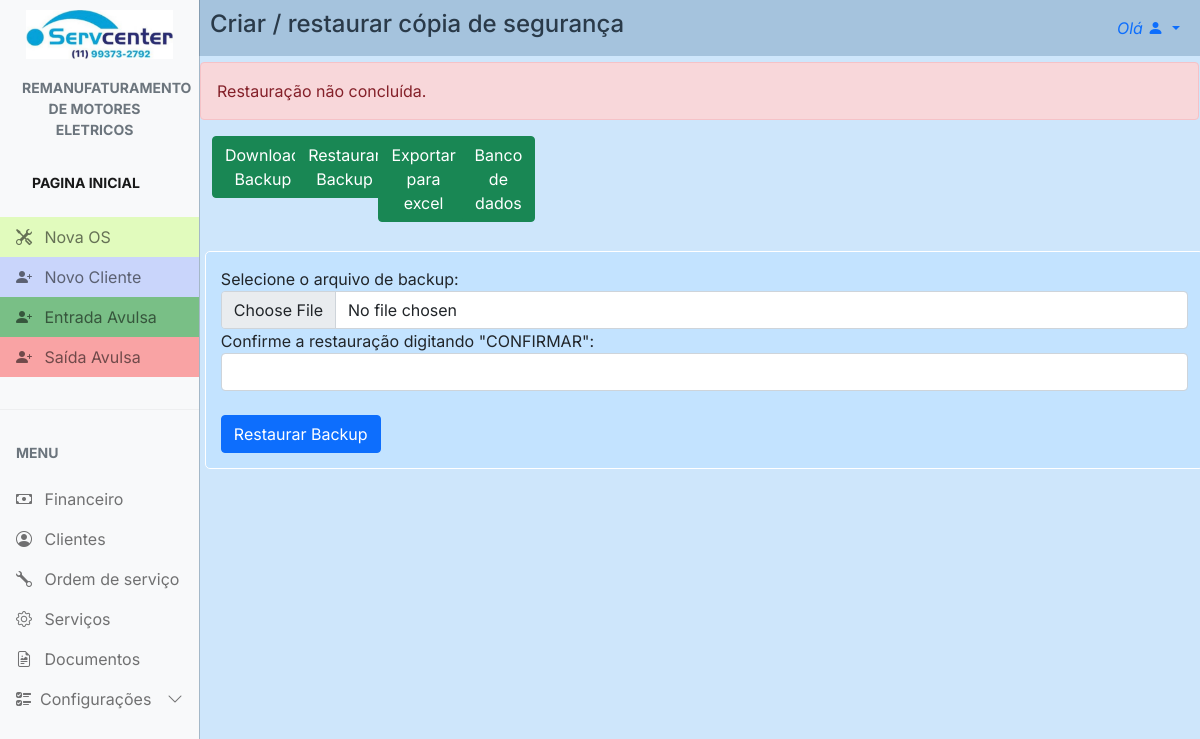
/backup/restore_backup/ (signed in), run on the app's committed database.
### config/models.py (models this page shows, shortened)
class Config(models.Model):
    nome_empresa = models.CharField(max_length=100, blank=True, null=True)
    nome_fantasia = models.CharField(max_length=100, blank=True, null=True)
    responsavel = models.CharField(max_length=100, blank=True, null=True)
    atividade = models.CharField(max_length=100, blank=True, null=True)
    cnpj = models.CharField(max_length=20, blank=True, null=True)
    endereco = models.CharField(max_length=100, blank=True, null=True)
    numero = models.CharField(max_length=10, blank=True, null=True)
    bairro = models.CharField(max_length=50, blank=True, null=True)
    cidade = models.CharField(max_length=50, blank=True, null=True)
    estado = models.CharField(max_length=2, blank=True, null=True)
    cep = models.CharField(max_length=10, blank=True, null=True)
    logo1 = models.ImageField(upload_to='logos', blank=True, null=True)
    logo2 = models.ImageField(upload_to='logos', blank=True, null=True)
    obs = models.TextField(blank=True, null=True)
    data = models.DateField(blank=True, null=True)
    telefone = models.CharField(max_length=20, blank=True, null=True)
    whatsapp = models.CharField(max_length=20, blank=True, null=True)

### backup/views.py (the view)
# urls.py: path('restore_backup/', views.restore_backup, name='restore_backup'),
@user_passes_test(lambda u: u.is_superuser)
def restore_backup(request):
    if request.method == 'POST':
        if 'backup' not in request.FILES:
            return HttpResponse('Arquivo de backup não enviado. Por favor, tente novamente.')
        backup_file: InMemoryUploadedFile = request.FILES['backup']
        backup_file: InMemoryUploadedFile = request.FILES['backup']
        temp_extract_path = os.path.join(settings.MEDIA_ROOT, 'temp_extract')
        os.makedirs(temp_extract_path, exist_ok=True)
        with zipfile.ZipFile(backup_file, 'r') as backup_zip:
            backup_zip.extractall(temp_extract_path)
        db_backup_path = os.path.join(temp_extract_path, 'backup.dump')
        call_command('dbrestore', input_path=db_backup_path)
        media_root_len = len(settings.MEDIA_ROOT)
        for root, dirs, files in os.walk(temp_extract_path):
            for file in files:
                if file != 'backup.dump':
                    file_path = os.path.join(root, file)
                    destination_path = os.path.join(settings.MEDIA_ROOT, file_path[media_root_len:])
                    default_storage.save(destination_path, default_storage.open(file_path))
        shutil.rmtree(temp_extract_path)
        messages.add_message(request, constants.SUCCESS,
                                 'Restauração de backup realizado com sucesso!')
        return HttpResponse('Restauração concluída com sucesso.')
    else:
        messages.add_message(request, constants.ERROR,
                                 'Restauração não concluída.')
        return render(request, 'backup.html')  # Renderize a página de upload do arquivo ZIP

### config/context_processors.py (called while the page is built)
def conf(request):
    logo = Config.objects.all().first
    return {'logo': logo}

### servcenter/context_processors.py (called while the page is built)
def project_settings(request):
    config = Config.objects.first()
    return {
        'config': config,
    }

### backup/templates/backup.html (shortened to what this page needs)
{% extends "main.html" %}
{% load static %}
{% block 'head' %}
<link rel="stylesheet" href="{% static 'css/main.css' %}" />
<link rel="stylesheet" href="{% static 'clients/css/clients.css' %}" />
{% endblock %}
{% block 'main' %}
<div class="row">
  <div id="cad_cli_tit">
    <a>Criar / restaurar cópia de segurança</a>
  </div>
  {% if messages %}
  <br />
  {% for message in messages %}
  <div class="alert {{message.tags}}">{{message}}</div>
  {% endfor %} {% endif %}
  <div class="col-sm-1">
    <form method="post" action="{% url 'backup_download' %}">
      <a href="{% url 'backup_download' %}" class="btn btn-success">Download Backup</a>
    </form>
    <br/>
  </div>
  <div class="col-sm-1">
    <form method="post" action="{% url 'restore_backup' %}">
      <a href="{% url 'restore_backup' %}" class="btn btn-success">Restaurar Backup</a>
    </form>
    <br/>
  </div>
  <div class="col-sm-1">
    <form method="post" action="{% url 'backup_download' %}">
      <a href="{% url 'export_to_excel' %}" class="btn btn-success">Exportar para excel</a>
    </form>
    <br/>
  </div>
  <div class="col-sm-1">
    <form method="post" action="{% url 'backup_sqlite' %}">
      <a href="{% url 'backup_sqlite' %}" class="btn btn-success">Banco de dados</a>
    </form>
    <br/>
  </div>
  <div class="col-sm-12 bk_border">
    <form method="post" enctype="multipart/form-data" action="{% url 'restore' %}">
      <div class="form-group">
        <label for="backup_file">Selecione o arquivo de backup:</label>
        <input type="file" class="form-control" id="backup_file" name="backup_file" required>
      </div>
      <div class="form-group">
        <label for="confirm_restore">Confirme a restauração digitando "CONFIRMAR":</label>
        <input type="text" class="form-control" id="confirm_restore" name="confirm_restore" required>
      </div>
      <br/>
      <button type="submit" class="btn btn-primary">Restaurar Backup</button>
    </form>
  </div>
</div>
{% endblock%}

### templates/main.html (shortened to what this page needs)
{% load static %}
<!DOCTYPE html>
<html lang="en">
  <head>
    <link rel="stylesheet" href="{% static 'css/bootstrap.min.css'%}" />
    <link
      rel="stylesheet"
      href="https://cdn.jsdelivr.net/npm/bootstrap-icons@1.4.1/font/bootstrap-icons.css"
    />
    <link rel="stylesheet" href="{% static 'css/dataTables.bootstrap5.min.css' %}" />
    <link rel="stylesheet" href="{% static 'css/main.css' %}" />
    {% block 'head' %}{% endblock %}
  </head>
  <body>
    <div
      class="offcanvas offcanvas-start sidebar-nav bg-light"
      tabindex="-1"
      id="sidebar"
    >
      <div class="offcanvas-body p-0">
        <nav class="navbar-light">
          <ul class="navbar-nav">
            <li>
              <div class="text-muted small fw-bold text-uppercase px-3">
                <a href="{% url 'dashboard' %}">
                  {% if config.logo1 %}
                    <img id="logo" src="{{ config.logo1.url }}" alt="logo" />
                  {% else %}
                    <p>No logo available</p>
                  {% endif %}
                </a>
              </div>
            </li>
            <li id="tit_motores">
              <a href="{% url 'dashboard' %}" class="nav-link px-3 active">
                <div class="text-muted small fw-bold text-uppercase px-3 mb-3">
                  {{config.atividade}}
                </div>
              </a>
            </li>
            <li>
              <div class="text-muted small fw-bold text-uppercase px-3 mb-3">
                <a href="{% url 'dashboard' %}" class="nav-link px-3 active">Pagina Inicial</a>
              </div>
            </li>
            <li>
              <a id="n_os" href="{% url 'new_work_order' %}" class="nav-link px-3">
                <span class="me-2"><i class="bi bi-tools"></i></span>
                <span>Nova OS</span>
              </a>
            </li>
            <li>
              <a id="n_cli" href="{% url 'new_client' %}" class="nav-link px-3">
                <span class="me-2"><i class="bi bi-person-plus-fill"></i></span>
                <span>Novo Cliente</span>
              </a>
            </li>
            <li>
              <a id="in" href="{% url 'new_finance' %}" class="nav-link px-3">
                <span class="me-2"><i class="bi bi-person-plus-fill"></i></span>
                <span>Entrada Avulsa</span>
              </a>
            </li>
            <li>
              <a id="out" href="{% url 'new_finance_out' %}" class="nav-link px-3">
                <span class="me-2"><i class="bi bi-person-plus-fill"></i></span>
                <span>Saída Avulsa</span>
              </a>
            </li>
            <li class="my-4"><hr class="dropdown-divider bg-light" /></li>
            <li>
              <div class="text-muted small fw-bold text-uppercase px-3 mb-3">
                Menu
              </div>
            </li>
            {% if user.is_superuser %}
              <li>
                  <a href="{% url 'finance' %}" class="nav-link px-3">
                      <span class="me-2"><i class="bi bi-cash"></i></span>
                      <span>Financeiro</span>
                  </a>
              </li>
            {% endif %}
            <li>
              <a href="{% url 'clients' %}" class="nav-link px-3">
                <span class="me-2"><i class="bi bi-person-circle"></i></span>
                <span>Clientes</span>
              </a>
            </li>
            <li>
              <a href="{% url 'work_order' %}" class="nav-link px-3">
                <span class="me-2"><i class="bi bi-wrench"></i></span>
                <span>Ordem de serviço</span>
              </a>
            </li>
            <li>
              <a href="{% url 'services' %}" class="nav-link px-3">
                <span class="me-2"><i class="bi bi-gear"></i></span>
                <span>Serviços</span>
              </a>
            </li>
            <li>
              <a href="{% url 'documents' %}" class="nav-link px-3">
                <span class="me-2"><i class="bi bi-file-earmark-richtext"></i></span>
                <span>Documentos</span>
              </a>
            </li>
            <li>
              <a
                class="nav-link px-3 sidebar-link"
                data-bs-toggle="collapse"
                href="#layouts"
              >
                <span class="me-2"><i class="bi bi-ui-checks"></i></span>
                <span>Configurações</span>
                <span class="ms-auto">
                  <span class="right-icon">
                    <i class="bi bi-chevron-down"></i>
                  </span>
                </span>
              </a>
            </li>
          </ul>
        </nav>
      </div>
    </div>
    <nav class="navbar navbar-expand-lg" id="top_nav">
      <div  class="container-fluid">
        <div class="collapse navbar-collapse" id="topNavBar">
          <ul class="navbar-nav">
            <li class="nav-item dropdown">
              <a
                class="nav-link dropdown-toggle ms-2"
                href="#"
                role="button"
                data-bs-toggle="dropdown"
                aria-expanded="false"
              >
                <i>Olá {{request.user.first_name}}</i>
                <i class="bi bi-person-fill"></i>
              </a>
            </li>
          </ul>
        </div>
      </div>
    </nav>
    {% block 'main' %} {% endblock %}
  </body>
</html>

### templates/static/css/main.css (style rules this page uses)
body, button { font-family: "Inter", sans-serif; margin: 0; padding: 0; background: rgba(91, 170, 244, 0.293); }
:root { --offcanvas-width: 200px; --topNavbarHeight: 0px; }
#logo { padding: 10px; max-width: 100%; }
#n_os { background: rgba(172, 255, 47, 0.303); }
#n_cli { background: rgba(47, 95, 255, 0.234); }
#in { background-color: #2a9c3d9c; }
#out { background-color: #fa6c6c9a; }
#tit_motores { text-align: center; margin-left: -10px; }
.sidebar-nav { width: var(--offcanvas-width); }
.sidebar-link { display: flex; align-items: center; }
.sidebar-link .right-icon { display: inline-flex; }
#top_nav { background: rgba(65, 109, 150, 0.293); }
@media (min-width: 992px) { body { overflow: auto !important; } }
@media (min-width: 992px) { .sidebar-nav { -webkit-transform: none; transform: none; visibility: visible !important; height: calc(100% - var(--topNavbarHeight)); top: var(--topNavbarHeight); } }
@media (min-width: 992px) { #cad_cli_tit { margin-top: -50px; } }

### templates/static/clients/css/clients.css (style rules this page uses)
.row { margin-left: 0px; margin-right: 0px; padding: 0; }
#cad_cli_tit { margin-top: 0px; font-size: 2vh; font-weight: 500; margin-left: 10px; }
.bk_border { border: 1px solid #ffffff; border-radius: 5px; padding: 5px; margin: 5px; background-color: rgb(195, 227, 255); }
.bk_border form { padding: 1%; }
@media (min-width: 992px) { .row { margin-left: 200px; margin-right: 1.5px; } }
@media (min-width: 992px) { #cad_cli_tit { margin-top: -50px; font-size: 3vh; font-weight: 500; border: 0; padding: 0; margin-bottom: 20px; } }

### data on the page
Config: logo1 (picture), atividade "REMANUFATURAMENTO DE MOTORES ELETRICOS"

### other printed values
{{ message }} "Restauração não concluída."
